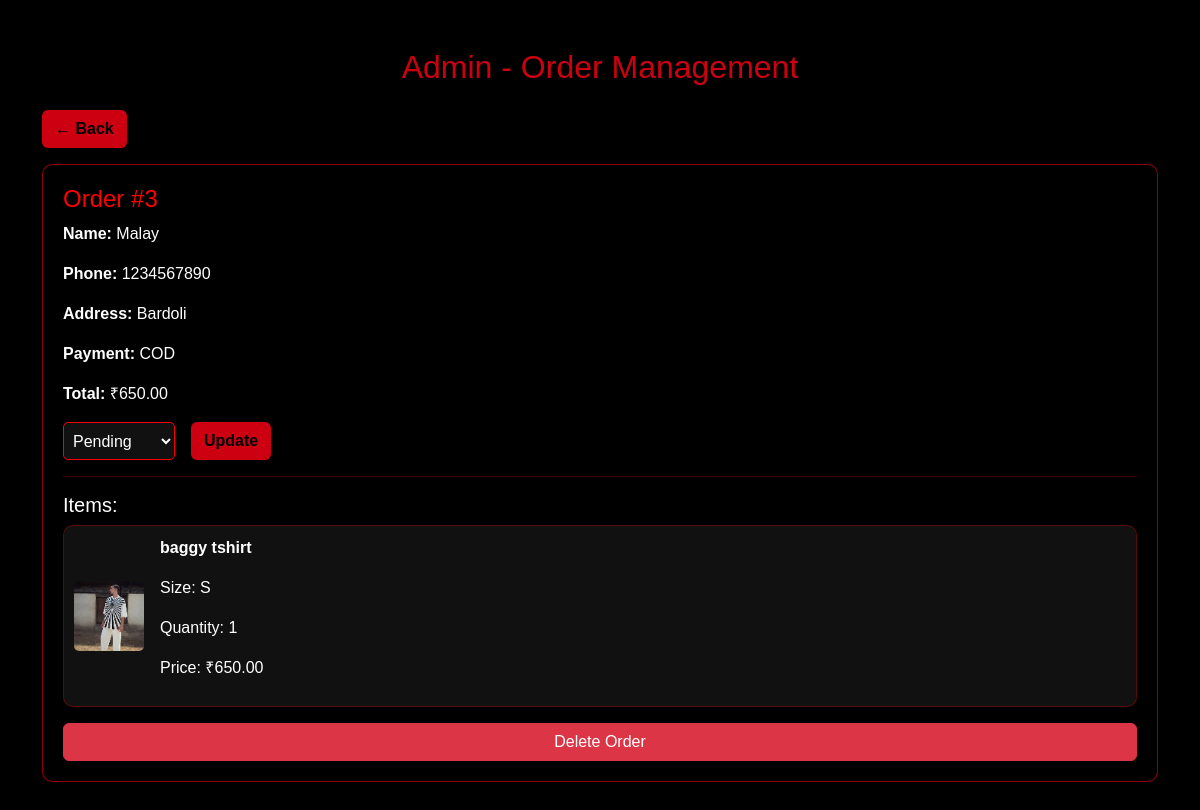
The app's page /admin/admin_order.php with its own data.
### tables this page shows
CREATE TABLE `orders` (
  `id` int NOT NULL,
  `user_id` int DEFAULT NULL,
  `fullname` varchar(255) DEFAULT NULL,
  `phone` varchar(20) DEFAULT NULL,
  `address` text,
  `payment` varchar(50) DEFAULT NULL,
  `total` decimal(10,2) DEFAULT NULL,
  `created_at` timestamp NULL DEFAULT CURRENT_TIMESTAMP,
  `status` varchar(50) DEFAULT 'Pending'
);

CREATE TABLE `order_items` (
  `id` int NOT NULL,
  `order_id` int DEFAULT NULL,
  `product_id` int DEFAULT NULL,
  `size` varchar(10) DEFAULT NULL,
  `quantity` int DEFAULT NULL,
  `price` decimal(10,2) DEFAULT NULL
);

CREATE TABLE `products` (
  `id` int NOT NULL,
  `name` varchar(255) DEFAULT NULL,
  `price` decimal(10,2) DEFAULT NULL,
  `image` varchar(255) DEFAULT NULL,
  `category_id` int DEFAULT NULL,
  `description` text,
  `stock` int DEFAULT NULL,
  `size` varchar(255) DEFAULT NULL
);

### admin/admin_order.php (the view, shortened to what this page needs)
<?php
include "connect.php";
$orders = $conn->query("
    SELECT * FROM orders ORDER BY id DESC
");
?>
<!DOCTYPE html>
<html>
<head>
    <link href="https://cdn.jsdelivr.net/npm/bootstrap@5.3.2/dist/css/bootstrap.min.css" rel="stylesheet">
</head>
<body>
<div class="container py-5">
    <h2 class="text-center mb-4">Admin - Order Management</h2>
    <div class="mb-3">
        <a href="dashboard.php" class="btn btn-red">← Back</a>
    </div>
    <?php while($order = $orders->fetch_assoc()): ?>
        <div class="order-card">
            <h4 style="color:red;">Order #<?= $order['id'] ?></h4>
            <p><b>Name:</b> <?= $order['fullname'] ?></p>
            <p><b>Phone:</b> <?= $order['phone'] ?></p>
            <p><b>Address:</b> <?= $order['address'] ?></p>
            <p><b>Payment:</b> <?= $order['payment'] ?></p>
            <p><b>Total:</b> ₹<?= $order['total'] ?></p>
            <form action="update_order_status.php" method="POST" class="d-flex">
                <select name="status" class="status-select me-3">
                    <?php
                    $statuses = ["Pending","Processing","Shipped","Delivered","Cancelled"];
                    foreach($statuses as $s): ?>
                        <option value="<?= $s ?>" <?= ($order['status']==$s)?"selected":"" ?>>
                            <?= $s ?>
                        </option>
                    <?php endforeach; ?>
                </select>
                <button type="submit" class="btn btn-red">Update</button>
            </form>
            <hr style="border-color:red;">
            <h5>Items:</h5>
            <?php
            $items = $conn->query("
                SELECT order_items.*, products.name, products.image
                FROM order_items
                JOIN products ON products.id = order_items.product_id
                WHERE order_id = {$order['id']}
            ");
            ?>
            <?php while($it = $items->fetch_assoc()): ?>
                <div class="item-box d-flex align-items-center">
                    <img src="upload/<?= $it['image'] ?>">
                    <div class="ms-3">
                        <p><b><?= $it['name'] ?></b></p>
                        <p>Size: <?= strtoupper($it['size']) ?></p>
                        <p>Quantity: <?= $it['quantity'] ?></p>
                        <p>Price: ₹<?= $it['price'] ?></p>
                    </div>
                </div>
            <?php endwhile; ?>
            <form action="delete_order.php" method="POST" class="mt-3">
                <button onclick="return confirm('Are you sure?')"
                        class="btn btn-danger w-100">
                    Delete Order
                </button>
            </form>
        </div>
    <?php endwhile; ?>
</div>
</body>
</html>

### admin/admin_order.php (style rules this page uses)
body { background-color: black; color: white; font-family: Arial; }
h2 { color: rgba(238,0,20,0.86); }
.order-card { border: 1px solid rgba(238,0,20,0.6); padding: 20px; border-radius: 10px; background-color: #000; margin-bottom: 20px; }
.btn-red { background-color: rgba(238,0,20,0.86); color: black; font-weight: bold; }
.status-select { background-color: #111; color: white; border: 1px solid red; padding: 5px; border-radius: 5px; }
.item-box { border: 1px solid rgba(255,0,0,0.3); background-color: #111; padding: 10px; border-radius: 10px; margin-bottom: 10px; }
.item-box img { width: 70px; height: 70px; object-fit: cover; border-radius: 5px; }

### records on screen
orders: id "3", fullname "Malay", phone "1234567890", address "Bardoli", payment "COD", total "650.00", status "Pending"
order_items: product.image (picture), product.name "baggy tshirt", size "S", quantity "1", price "650.00"
